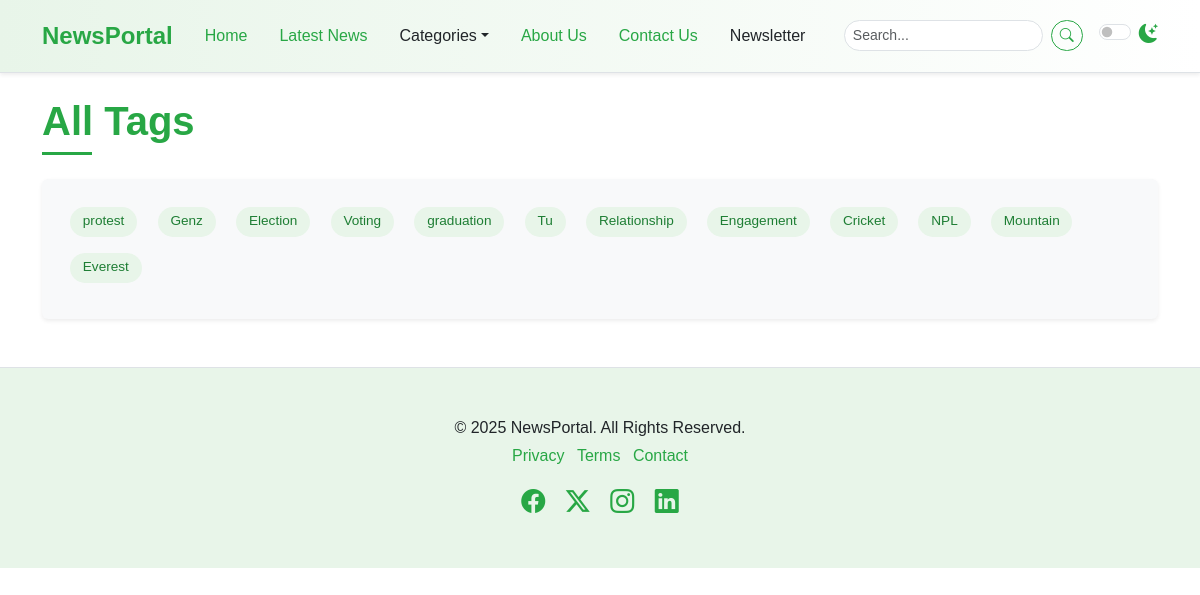
Before: /tags/ with the older database file.
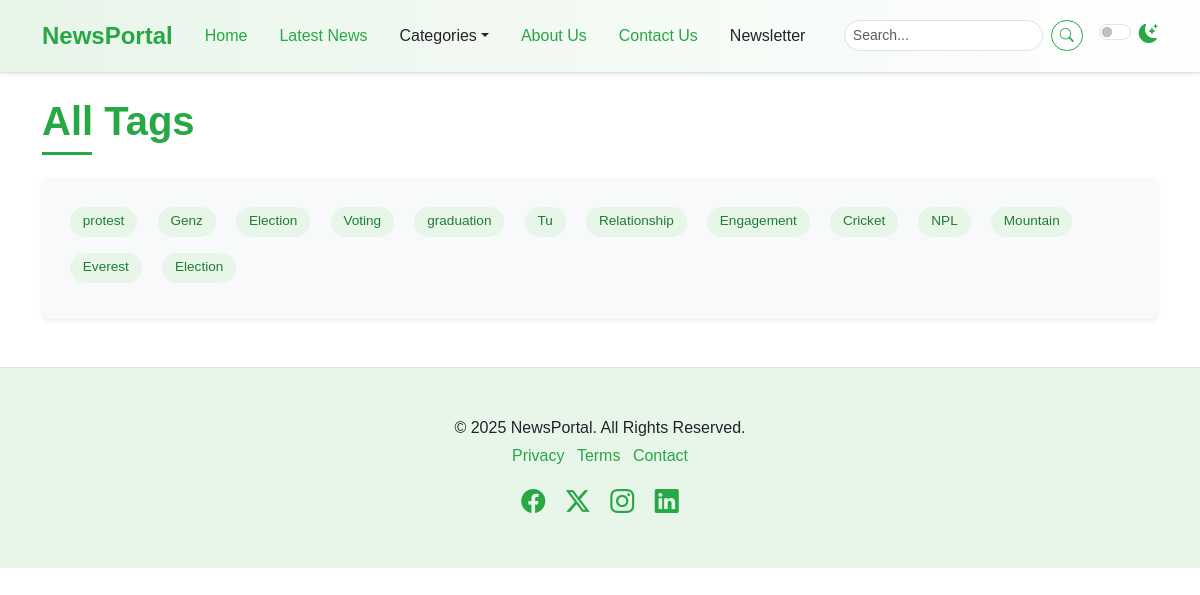
After: the same page with the newer database file.
### newspaper/models.py (models this page shows, shortened)
class TimeStampedModel(models.Model):
    created_at = models.DateTimeField(auto_now_add=True)
    updated_at = models.DateTimeField(auto_now=True)
    class Meta:
        abstract = True # Don't create a table in DB

class Tag(TimeStampedModel):
    name = models.CharField(max_length=100)

### newspaper/views.py (the view)
# urls.py: path("tags/", AllTagsView.as_view(), name="all-tags"),
class AllTagsView(ListView):
    model = Tag
    template_name = "all_tags.html"
    context_object_name = "tags"

### newspaper/nav.py (called while the page is built)
def navigation(request):
    categories = Category.objects.all()
    return {"categories": categories}

### templates/all_tags.html
{% extends "newsportal/base.html" %}
{% block content %}
<div class="container mt-4 mb-5">
    <h1 class="mb-4 section-title"><span>All Tags</span></h1>
    <div class="p-4 rounded bg-light shadow-sm tag-cloud-container">
        {% if tags %}
            {% for tag in tags %}
                <div class="article-tags d-inline-block m-1">
                    <a href="{% url 'all-tags' %}">{{ tag.name }}</a>
                </div>
            {% endfor %}
        {% else %}
            <p>No tags available.</p>
        {% endif %}
    </div>
</div>
{% endblock %}

Changed rows visible on the page:
added Tag: name "Election"
